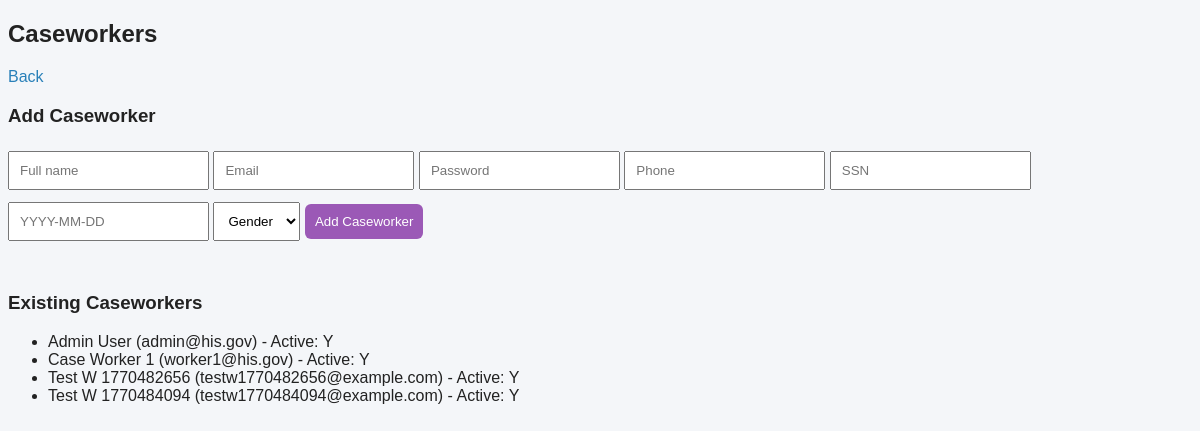
Page /admin/caseworkers (signed in) on the committed database.
### tables this page shows
CREATE TABLE case_worker_accts (
            acc_id INTEGER PRIMARY KEY AUTOINCREMENT,
            fullname VARCHAR(100) NOT NULL,
            email VARCHAR(100) UNIQUE,
            pwd VARCHAR(100),
            phno VARCHAR(15),
            gender CHAR(1),
            ssn VARCHAR(20) UNIQUE,
            dob DATE,
            active_sw CHAR(1) DEFAULT 'Y',
            create_date DATE DEFAULT CURRENT_DATE,
            update_date DATE,
            created_by VARCHAR(50),
            updated_by VARCHAR(50)
        );

### app.py (the view, shortened to what this page needs)
@app.route('/admin/caseworkers', methods=['GET', 'POST'])
def admin_caseworkers():
    if 'user_role' not in session or session['user_role'] != 'ADMIN':
        return redirect('/login')
    conn = get_db()
    cur = conn.cursor()
    cur.execute('SELECT * FROM case_worker_accts ORDER BY create_date DESC')
    workers = cur.fetchall()
    conn.close()
    return render_template('admin/caseworkers.html', workers=workers)

### app.py (called while the page is built)
def get_db():
    conn = sqlite3.connect(DB_NAME)
    conn.row_factory = sqlite3.Row
    return conn

### templates/admin/caseworkers.html (shortened to what this page needs)
<!DOCTYPE html>
<html>
<head>
    <link rel="stylesheet" href="{{ url_for('static', filename='css/style.css') }}">
</head>
<body>
    <h2>Caseworkers</h2>
    <a href="/admin/dashboard">Back</a>
    <h3>Add Caseworker</h3>
    <form method="POST" action="/admin/caseworkers">
        <input name="fullname" placeholder="Full name" required>
        <input name="email" placeholder="Email" required>
        <input name="pwd" placeholder="Password" required>
        <input name="phno" placeholder="Phone">
        <input name="ssn" placeholder="SSN">
        <input name="dob" placeholder="YYYY-MM-DD">
        <select name="gender">
            <option value="">Gender</option>
        </select>
        <button type="submit">Add Caseworker</button>
    </form>
    <div id="ajax-result" style="margin-top:10px"></div>
    <h3>Existing Caseworkers</h3>
    <ul>
        {% for w in workers %}
            <li>{{ w['fullname'] }} ({{ w['email'] }}) - Active: {{ w['active_sw'] }}</li>
        {% endfor %}
    </ul>
</body>
</html>

### static/css/style.css (style rules this page uses)
body { font-family: Arial, Helvetica, sans-serif; background: #f4f6f9; color:#222; }
a { color:#2980b9; text-decoration:none }
input, select, button { padding:10px; margin:6px 0; }
button { background:#9b59b6; color:#fff; border:none; border-radius:6px; cursor:pointer }
#ajax-result { padding:8px; margin-top:8px; }

### rows in the picture
case_worker_accts: fullname "Admin User", email "admin@his.gov", active_sw "Y"
case_worker_accts: fullname "Case Worker 1", email "worker1@his.gov", active_sw "Y"
case_worker_accts: fullname "Test W 1770482656", email "testw1770482656@example.com", active_sw "Y"
case_worker_accts: fullname "Test W 1770484094", email "testw1770484094@example.com", active_sw "Y"
